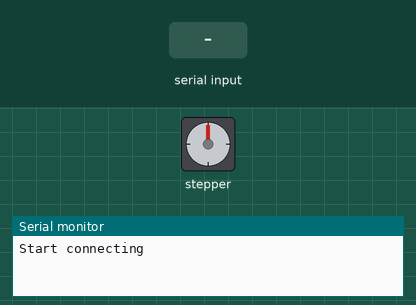
A sketch run on a simulated Arduino Uno, built with avr-gcc and run on an emulated ATmega328P. Parts: stepper motor, the last lines printed to the serial monitor. Inputs (shaded band) come from the test bench. Stepper angles assume 2048 steps per turn.

Above: at 3.2 s.
3.3 s: "D" received over the second serial link
At 4.8 s:
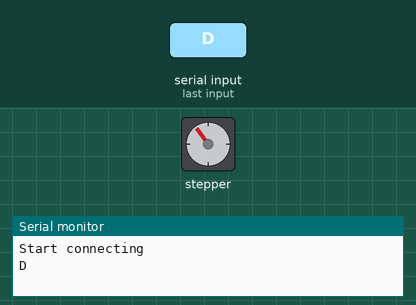
5.1 s: "d" received over the second serial link
At 5.25 s:
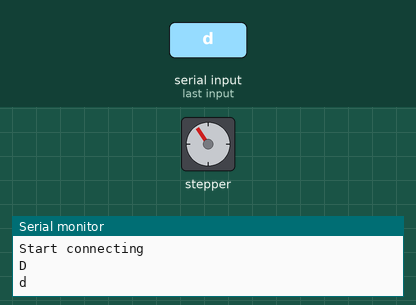
8.4 s: "d" received over the second serial link
At 9.8 s:
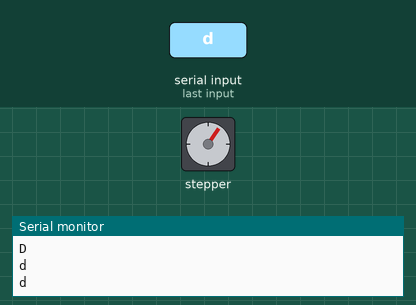
Timing chart, 0 to 11.2 s (numbered marks = the images above; inputs shaded):
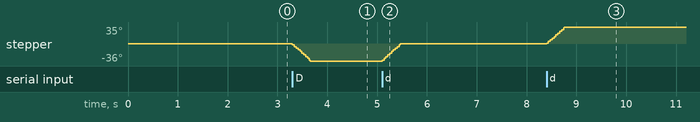

Measured:
- after the input at 3.3 s, stepper: turns 36° counter-clockwise in 0.36 s, starting at once
- after the input at 5.1 s, stepper: turns 36° clockwise in 0.36 s, starting at once
- after the input at 8.4 s, stepper: turns 35° clockwise in 0.36 s, starting at once

The sketch:

teststep.ino
```cpp
    #include <SoftwareSerial.h>
 #include<Stepper.h>
    SoftwareSerial mySerial(5, 6); // RX, TX
    // 电机内部输出轴旋转一周步数
const int STEPS_PER_ROTOR_REV = 32;

//  减速比
const int GEAR_REDUCTION = 1;

/*
 * 转子旋转一周需要走32步。转子每旋转一周，电机输出轴只旋转1/64周。
 * （电机内部配有多个减速齿轮,这些齿轮会的作用是让转子每旋转一周，
 * 输出轴只旋转1/64周。）
 * 因此电机输出轴旋转一周则需要转子走32X64=2048步，即以下常量定义。
*/

// 电机外部输出轴旋转一周步数 （2048）
const float STEPS_PER_OUT_REV = STEPS_PER_ROTOR_REV * GEAR_REDUCTION;

// 定义电机控制用变量

// 电机旋转步数
int StepsRequired;

// 建立步进电机对象
// 定义电机控制引脚以及电机基本信息。
// 电机控制引脚为 8,9,10,11
// 以上引脚依次连接在ULN2003 驱动板 In1, In2, In3, In4

Stepper steppermotor(STEPS_PER_ROTOR_REV, 8, 10, 9, 11);
void setup() {
 Serial.begin(9600);
      while (!Serial) {
        ;
      }
      mySerial.begin(9600);
      delay(2000);
      Serial.println("Start connecting");

}

void loop() {
   if (mySerial.available())
      {
        String comdata = "";
        int i = 0;
        while (mySerial.available() > 0)
        {
          i++;
          char a = char(mySerial.read());
            comdata += a;
            delay(1);
        }
        Serial.println(comdata);

  if (comdata == "D" )
        {
       // 快速逆时针旋转一圈
  StepsRequired  =  - 200;
  steppermotor.setSpeed(1000);
  steppermotor.step(StepsRequired);
  delay(1);
        }
         else if (comdata == "d" )
        {
              // 慢速顺时针旋转一圈
  StepsRequired  = 200;
  steppermotor.setSpeed(1000);
  steppermotor.step(StepsRequired);
  delay(1);
        }


      }
}
```
